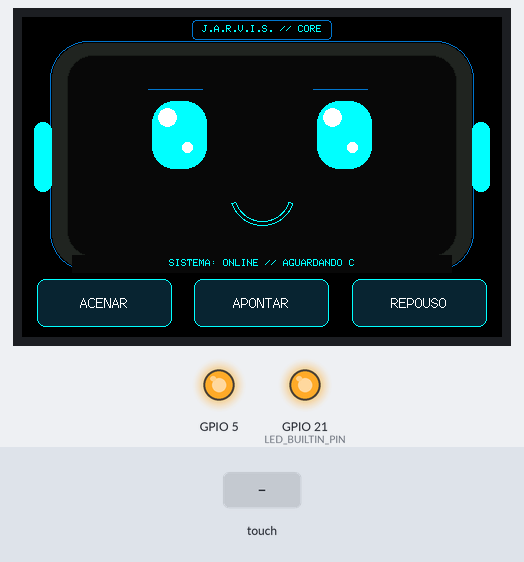
Recording of a program running on a simulated ESP32-S3. Parts: 480×320 colour display, output pins drawn as LEDs (lit = HIGH). Inputs (shaded band) come from the test bench. Pins used as bus, display or sensor lines are not drawn; what the program prints to the serial monitor is not drawn.

Above: at 1.0 s.
At 4.4 s:
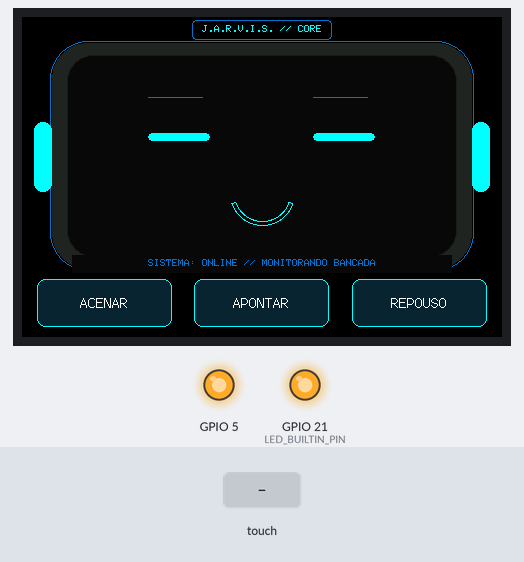
4.5 s: screen touched at 13 % across, 90 % down
At 5.7 s:
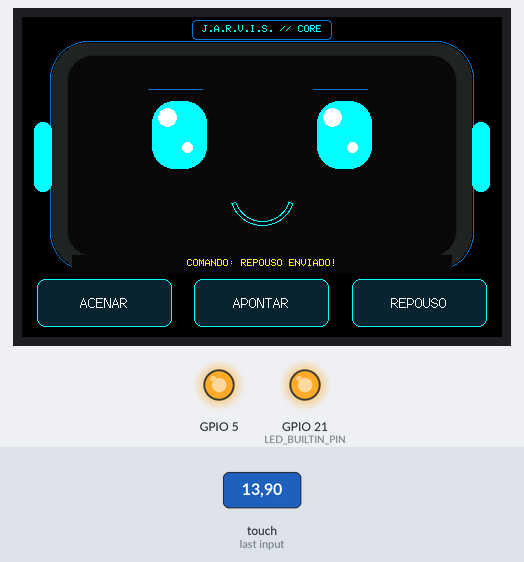
7.5 s: screen touched at 62 % across, 90 % down
At 9.2 s:
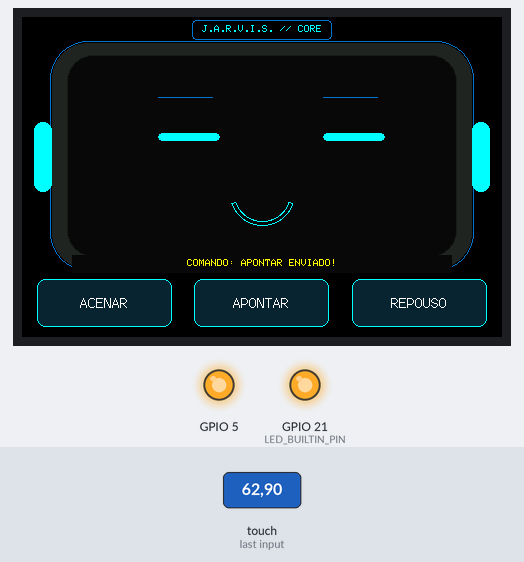
10.3 s: screen touched at 87 % across, 90 % down
At 14.0 s:
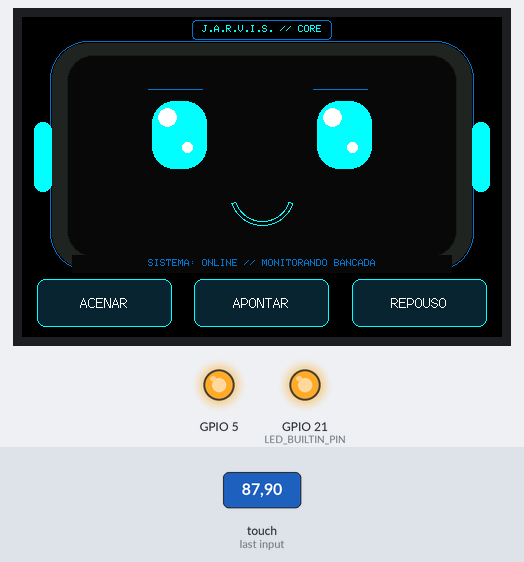
Timing chart, 0 to 15.5 s (numbered marks = the images above; inputs shaded):
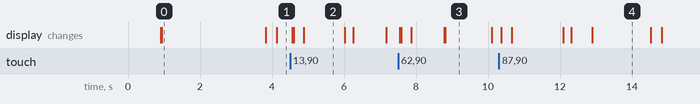

Measured:
- after the input at 4.5 s, the display: first changes after 0.06 s (image 2 shows a later state)
- after the input at 7.5 s, the display: first changes after 0.05 s (image 3 shows a later state)
- after the input at 10.3 s, the display: first changes after 0.07 s (image 4 shows a later state)
- what the display in image 0 shows lasts 2.9 s, from 0.9 s to 3.8 s
- what the display in image 2 shows lasts 1.1 s, from 4.9 s to 6.0 s
- what the display in image 3 shows lasts 1.3 s, from 8.8 s to 10.1 s

The program:

main.cpp
```cpp
/*
 * ==============================================================================
 * J.A.R.V.I.S. - Dock Terminal Inteligente 4.0" (ESP32-S3 + ILI9488 + Touch)
 * - Eixo X Invertido Corrigido (Acenar na Esquerda, Repouso na Direita)
 * - Botões Táteis Oficiais: [ ACENAR ] [ APONTAR ] [ REPOUSO ]
 * - Badge Dinâmico de Personalidade (Sincronizado com iPhone / PersonaManager)
 * - Tarja Dinâmica de Notificações e Telemetria em Tempo Real
 * ==============================================================================
 */

#include <Arduino.h>
#include <ArduinoJson.h>
#define LGFX_USE_V1
#include <LovyanGFX.hpp>

#define LED_BUILTIN_PIN 21

// ==============================================================================
// 1. CONFIGURAÇÃO LOVYANGFX
// ==============================================================================
class LGFX_JarvisDock : public lgfx::LGFX_Device {
  lgfx::Panel_ILI9488  _panel_instance;
  lgfx::Bus_SPI        _bus_display;
  lgfx::Touch_XPT2046  _touch_instance;

public:
  LGFX_JarvisDock() {
    // Display SPI2
    {
      auto cfg = _bus_display.config();
      cfg.spi_host = SPI2_HOST;
      cfg.spi_mode = 0;
      cfg.freq_write = 15000000;
      cfg.freq_read  = 10000000;
      cfg.use_lock   = true;
      cfg.dma_channel = SPI_DMA_CH_AUTO;
      cfg.pin_sclk = 12;
      cfg.pin_mosi = 11;
      cfg.pin_miso = -1;
      cfg.pin_dc   = 9;
      _bus_display.config(cfg);
      _panel_instance.setBus(&_bus_display);
    }

    {
      auto cfg = _panel_instance.config();
      cfg.pin_cs   = 10;
      cfg.pin_rst  = 8;
      cfg.panel_width  = 320;
      cfg.panel_height = 480;
      cfg.bus_shared   = false;
      cfg.readable     = false;
      cfg.invert       = false;
      cfg.rgb_order    = false;
      cfg.dlen_16bit   = false;
      _panel_instance.config(cfg);
    }

    // Touch SPI3
    {
      auto cfg = _touch_instance.config();
      cfg.spi_host = SPI3_HOST;
      cfg.freq     = 1000000;
      cfg.pin_sclk = 6;
      cfg.pin_mosi = 7;
      cfg.pin_miso = 13;
      cfg.pin_cs   = 5;
      cfg.pin_int  = 4;
      cfg.bus_shared = false;
      _touch_instance.config(cfg);
      _panel_instance.setTouch(&_touch_instance);
    }

    setPanel(&_panel_instance);
  }
};

LGFX_JarvisDock lcd;

// Sprites de 16KB para os olhos (ultra-leves)
const int EYE_MAX_W = 75;
const int EYE_MAX_H = 95;
LGFX_Sprite eyeLeft(&lcd);
LGFX_Sprite eyeRight(&lcd);

// ==============================================================================
// 2. PALETA DE CORES CYBERPUNK
// ==============================================================================
const uint16_t COLOR_BG        = 0x0000;
const uint16_t COLOR_SHELL_EXT = 0x2124;
const uint16_t COLOR_SHELL_INT = 0x0841;
const uint16_t COLOR_CYAN      = 0x07FF;
const uint16_t COLOR_BLUE_GLOW = 0x03B9;
const uint16_t COLOR_WHITE     = 0xFFFF;
const uint16_t COLOR_PINK_NEON = 0xF9D5;
const uint16_t COLOR_ORANGE    = 0xFD20;
const uint16_t COLOR_YELLOW    = 0xFFE0;
const uint16_t COLOR_BTN_BG    = 0x0926;
const uint16_t COLOR_BTN_ACT   = 0x04F4;

// ==============================================================================
// 3. ESTADOS, PERSONALIDADE E NOTIFICAÇÃO
// ==============================================================================
enum Expressao {
  FACE_NEUTRO,
  FACE_PISCANDO,
  FACE_OUVINDO,
  FACE_FELIZ,
  FACE_FOCADO,
  FACE_SONO
};

Expressao expressaoAtual = FACE_NEUTRO;
int olharOffset = 0;
int olharTarget = 0;

unsigned long ultimoPiscar = 0;
unsigned long tempoInicioPiscar = 0;
bool emPiscar = false;
unsigned long ultimoOlhar = 0;

// Personalidade sincronizada dinamicamente
char nomePersona[24] = "J.A.R.V.I.S.";

// Tarja de Notificação Dinâmica
char textoNotificacao[64] = "SISTEMA: ONLINE // AGUARDANDO COMANDOS";
uint16_t corNotificacao = COLOR_CYAN;
unsigned long tempoFimNotificacao = 0;

// Botões Táteis Oficiais Solicitados
struct Botao {
  int x, y, w, h;
  const char* label;
  const char* cmd;
  bool pressionado;
};

Botao botoes[] = {
  { 15,  262, 135, 48, "ACENAR",   "WAVE",  false },
  { 172, 262, 135, 48, "APONTAR",  "POINT", false },
  { 330, 262, 135, 48, "REPOUSO",  "REST",  false }
};

void desenharBotao(int i) {
  uint16_t bg = botoes[i].pressionado ? COLOR_BTN_ACT : COLOR_BTN_BG;
  uint16_t borda = botoes[i].pressionado ? COLOR_WHITE : COLOR_CYAN;
  uint16_t txt = botoes[i].pressionado ? COLOR_BG : COLOR_WHITE;

  lcd.fillRoundRect(botoes[i].x, botoes[i].y, botoes[i].w, botoes[i].h, 8, bg);
  lcd.drawRoundRect(botoes[i].x, botoes[i].y, botoes[i].w, botoes[i].h, 8, borda);

  lcd.setFont(&fonts::Font2);
  lcd.setTextColor(txt, bg);
  int tw = lcd.textWidth(botoes[i].label);
  lcd.setCursor(botoes[i].x + (botoes[i].w - tw) / 2, botoes[i].y + 16);
  lcd.print(botoes[i].label);
}

// Atualiza o Badge de Personalidade no Topo
void desenharBadgePersona() {
  lcd.fillRect(150, 4, 180, 20, COLOR_BG);
  lcd.setFont(&fonts::Font0);
  lcd.setTextColor(COLOR_CYAN, COLOR_BG);

  char badge[32];
  snprintf(badge, sizeof(badge), "%s // CORE", nomePersona);
  int tw = lcd.textWidth(badge);
  int bx = (480 - (tw + 20)) / 2;

  lcd.drawRoundRect(bx, 3, tw + 20, 20, 4, COLOR_BLUE_GLOW);
  lcd.setCursor(bx + 10, 8);
  lcd.print(badge);
}

// Atualiza a Tarja de Notificação e Telemetria
void atualizarTarjaNotificacao(const char* msg, uint16_t cor = COLOR_CYAN, int duracaoMs = 4000) {
  strncpy(textoNotificacao, msg, sizeof(textoNotificacao) - 1);
  corNotificacao = cor;
  tempoFimNotificacao = millis() + duracaoMs;

  lcd.fillRect(50, 238, 380, 18, COLOR_SHELL_INT);
  lcd.setFont(&fonts::Font0);
  lcd.setTextColor(corNotificacao, COLOR_SHELL_INT);
  int tw = lcd.textWidth(textoNotificacao);
  lcd.setCursor((480 - tw) / 2, 242);
  lcd.print(textoNotificacao);
}

void desenharMolduraCabeca() {
  lcd.fillScreen(COLOR_BG);

  desenharBadgePersona();

  // Carcaça Externa da Cabeça do Robô
  lcd.fillRoundRect(30, 26, 420, 226, 36, COLOR_SHELL_EXT);
  lcd.drawRoundRect(28, 24, 424, 230, 38, COLOR_BLUE_GLOW);

  // Orelhinhas neon
  lcd.fillRoundRect(12, 105, 18, 70, 8, COLOR_CYAN);
  lcd.fillRoundRect(450, 105, 18, 70, 8, COLOR_CYAN);

  // Visor de Vidro Escuro
  lcd.fillRoundRect(45, 38, 390, 202, 26, COLOR_SHELL_INT);
  lcd.drawRoundRect(45, 38, 390, 202, 26, 0x18E3);

  // Exibe notificação inicial
  atualizarTarjaNotificacao(textoNotificacao, COLOR_CYAN, 3000);

  for (int i = 0; i < 3; i++) {
    desenharBotao(i);
  }
}

void desenharOlhoSprite(LGFX_Sprite &spr, Expressao exp, bool isLeft) {
  spr.fillScreen(COLOR_SHELL_INT);

  switch (exp) {
    case FACE_NEUTRO:
      spr.drawFastHLine(6, 4, 55, COLOR_BLUE_GLOW);
      spr.fillRoundRect(10, 16, 55, 68, 22, COLOR_CYAN);
      spr.fillCircle(25, 32, 9, COLOR_WHITE);
      spr.fillCircle(45, 62, 5, COLOR_WHITE);
      break;

    case FACE_PISCANDO:
      spr.drawFastHLine(6, 12, 55, COLOR_BLUE_GLOW);
      spr.fillRoundRect(6, 48, 62, 8, 4, COLOR_CYAN);
      break;

    case FACE_FELIZ:
      spr.drawArc(37, 50, 34, 26, 200, 340, COLOR_CYAN);
      spr.drawArc(37, 49, 34, 26, 200, 340, COLOR_WHITE);
      spr.fillRoundRect(isLeft ? 4 : 45, 68, 26, 14, 7, COLOR_PINK_NEON);
      break;

    case FACE_OUVINDO:
      spr.fillCircle(37, 48, 34, COLOR_CYAN);
      spr.fillCircle(32, 38, 11, COLOR_WHITE);
      break;

    case FACE_FOCADO:
      if (isLeft) spr.drawLine(4, 4, 65, 20, COLOR_ORANGE);
      else spr.drawLine(65, 4, 4, 20, COLOR_ORANGE);
      spr.fillRoundRect(10, 28, 55, 38, 12, COLOR_ORANGE);
      spr.fillCircle(25, 38, 6, COLOR_WHITE);
      break;

    case FACE_SONO:
      spr.drawArc(37, 42, 28, 22, 20, 160, COLOR_BLUE_GLOW);
      break;
  }
}

void atualizarRostoExpressivo() {
  desenharOlhoSprite(eyeLeft, expressaoAtual, true);
  desenharOlhoSprite(eyeRight, expressaoAtual, false);

  int posX_L = 120 + olharOffset;
  int posX_R = 285 + olharOffset;
  int posY = 68;

  eyeLeft.pushSprite(posX_L, posY);
  eyeRight.pushSprite(posX_R, posY);

  // Boca dinâmica
  lcd.fillRect(190, 168, 100, 38, COLOR_SHELL_INT);

  if (expressaoAtual == FACE_FELIZ) {
    lcd.fillRoundRect(205, 172, 70, 30, 14, COLOR_CYAN);
    lcd.fillRoundRect(210, 174, 60, 10, 5, COLOR_WHITE);
  } else if (expressaoAtual == FACE_OUVINDO) {
    lcd.drawCircle(240, 185, 14, COLOR_CYAN);
    lcd.drawCircle(240, 185, 13, COLOR_CYAN);
  } else if (expressaoAtual == FACE_FOCADO) {
    lcd.drawFastHLine(215, 184, 50, COLOR_ORANGE);
    lcd.drawFastHLine(215, 185, 50, COLOR_ORANGE);
  } else if (expressaoAtual != FACE_SONO) {
    lcd.drawArc(240, 176, 32, 28, 20, 160, COLOR_CYAN);
  }
}

// ==============================================================================
// 4. LEITURA CALIBRADA DO TOUCH COM EIXO X INVERTIDO (DIREITA/ESQUERDA 100% OK)
// ==============================================================================
bool obterTouchCalibrado(int &calX, int &calY) {
  uint16_t rawX, rawY;
  if (!lcd.getTouch(&rawX, &rawY)) {
    return false;
  }

  long sumX = rawX, sumY = rawY;
  int count = 1;
  for (int i = 0; i < 3; i++) {
    delayMicroseconds(200);
    uint16_t rx, ry;
    if (lcd.getTouch(&rx, &ry)) {
      sumX += rx;
      sumY += ry;
      count++;
    }
  }
  rawX = sumX / count;
  rawY = sumY / count;

  // CORREÇÃO CIRÚRGICA: Inverte a escala de X (440 na esquerda, 40 na direita)
  calX = map(rawX, 85, 470, 440, 40);
  calX = constrain(calX, 0, 479);

  // Y permanece padrão (topo=40, base=280)
  calY = map(rawY, 20, 260, 40, 280);
  calY = constrain(calY, 0, 319);

  return true;
}

// ==============================================================================
// 5. SETUP E LOOP
// ==============================================================================
void setup() {
  Serial.begin(115200);
  pinMode(LED_BUILTIN_PIN, OUTPUT);
  digitalWrite(LED_BUILTIN_PIN, HIGH);

  unsigned long t0 = millis();
  while (!Serial && (millis() - t0 < 2500)) {
    digitalWrite(LED_BUILTIN_PIN, !digitalRead(LED_BUILTIN_PIN));
    delay(100);
  }

  Serial.println("\n==================================================");
  Serial.println("🤖 [JARVIS DOCK] SISTEMA COMPLETO: ROSTO + TOUCH + NOTIFICACOES");
  Serial.println("==================================================");

  pinMode(8, OUTPUT);
  digitalWrite(8, HIGH); delay(50);
  digitalWrite(8, LOW);  delay(100);
  digitalWrite(8, HIGH); delay(200);

  pinMode(10, OUTPUT); digitalWrite(10, HIGH);
  pinMode(5, OUTPUT);  digitalWrite(5, HIGH);

  lcd.init();
  lcd.setRotation(1);

  eyeLeft.setColorDepth(16);
  eyeLeft.createSprite(EYE_MAX_W, EYE_MAX_H);

  eyeRight.setColorDepth(16);
  eyeRight.createSprite(EYE_MAX_W, EYE_MAX_H);

  desenharMolduraCabeca();
  atualizarRostoExpressivo();

  Serial.println("✅ [SISTEMA PRONTO] Inicialização Concluída!");
}

unsigned long lastTouchTs = 0;

void loop() {
  unsigned long agora = millis();

  // 1. Limpa notificação expirada
  if (tempoFimNotificacao > 0 && agora > tempoFimNotificacao) {
    tempoFimNotificacao = 0;
    atualizarTarjaNotificacao("SISTEMA: ONLINE // MONITORANDO BANCADA", COLOR_BLUE_GLOW, 0);
  }

  // 2. Piscadas Autônomas
  if (expressaoAtual == FACE_NEUTRO) {
    if (!emPiscar && (agora - ultimoPiscar > 3800)) {
      emPiscar = true;
      tempoInicioPiscar = agora;
      expressaoAtual = FACE_PISCANDO;
      atualizarRostoExpressivo();
    } else if (emPiscar && (agora - tempoInicioPiscar > 160)) {
      emPiscar = false;
      ultimoPiscar = agora;
      expressaoAtual = FACE_NEUTRO;
      atualizarRostoExpressivo();
    }

    if (!emPiscar && (agora - ultimoOlhar > 6000)) {
      ultimoOlhar = agora;
      static int seq = 0;
      seq = (seq + 1) % 4;
      if (seq == 1) olharTarget = 12;
      else if (seq == 3) olharTarget = -12;
      else olharTarget = 0;
    }

    if (olharOffset != olharTarget) {
      olharOffset += (olharTarget - olharOffset) * 0.4f;
      atualizarRostoExpressivo();
    }
  }

  // 3. Leitura Filtrada e Calibrada do Touch
  int tx, ty;
  if (obterTouchCalibrado(tx, ty)) {
    lastTouchTs = agora;

    for (int i = 0; i < 3; i++) {
      bool dentro = (tx >= (botoes[i].x - 10) && tx <= (botoes[i].x + botoes[i].w + 10) &&
                     ty >= (botoes[i].y - 15) && ty <= (botoes[i].y + botoes[i].h + 20));

      if (dentro && !botoes[i].pressionado) {
        botoes[i].pressionado = true;
        desenharBotao(i);
        expressaoAtual = FACE_FELIZ;
        atualizarRostoExpressivo();

        char notif[48];
        snprintf(notif, sizeof(notif), "COMANDO: %s ENVIADO!", botoes[i].label);
        atualizarTarjaNotificacao(notif, COLOR_YELLOW, 2500);

        Serial.printf("{\"type\":\"arm_cmd\",\"action\":\"%s\"}\n", botoes[i].cmd);
        Serial.flush(); // Envia imediatamente sem reter no buffer USB CDC
      }
    }
  } else {
    if (agora - lastTouchTs > 150) {
      bool precisaRedesenhar = false;
      for (int i = 0; i < 3; i++) {
        if (botoes[i].pressionado) {
          botoes[i].pressionado = false;
          desenharBotao(i);
          precisaRedesenhar = true;
        }
      }
      if (precisaRedesenhar) {
        expressaoAtual = FACE_NEUTRO;
        atualizarRostoExpressivo();
      }
    }
  }

  // 4. Comandos Seriais do Servidor (Expressões, Personalidade, Notificações e Telemetria)
  if (Serial.available()) {
    String linha = Serial.readStringUntil('\n');
    linha.trim();
    if (linha.length() > 0) {
      JsonDocument doc;
      DeserializationError err = deserializeJson(doc, linha);
      if (!err) {
        // A. Atualização da Personalidade (Sincronizado com iPhone)
        if (doc["persona"].is<const char*>() || doc["name"].is<const char*>()) {
          const char* p = doc["persona"].is<const char*>() ? doc["persona"] : doc["name"];
          strncpy(nomePersona, p, sizeof(nomePersona) - 1);
          desenharBadgePersona();

          char notif[48];
          snprintf(notif, sizeof(notif), "PERSONALIDADE: %s ATIVA", nomePersona);
          atualizarTarjaNotificacao(notif, COLOR_CYAN, 3000);
        }

        // B. Notificação de Texto / Telemetria do Servidor
        if (doc["notify"].is<const char*>() || doc["text"].is<const char*>()) {
          const char* txt = doc["notify"].is<const char*>() ? doc["notify"] : doc["text"];
          atualizarTarjaNotificacao(txt, COLOR_YELLOW, 4000);
        }

        // C. Mudança de Expressão Facial
        if (doc["mood"].is<const char*>()) {
          const char* m = doc["mood"];
          if (strcmp(m, "happy") == 0) expressaoAtual = FACE_FELIZ;
          else if (strcmp(m, "listen") == 0) expressaoAtual = FACE_OUVINDO;
          else if (strcmp(m, "focus") == 0) expressaoAtual = FACE_FOCADO;
          else if (strcmp(m, "sleep") == 0) expressaoAtual = FACE_SONO;
          else expressaoAtual = FACE_NEUTRO;

          atualizarRostoExpressivo();
          Serial.printf("{\"ack\":\"face_updated\",\"mood\":\"%s\"}\n", m);
        }
      }
    }
  }

  delay(20);
}
```
